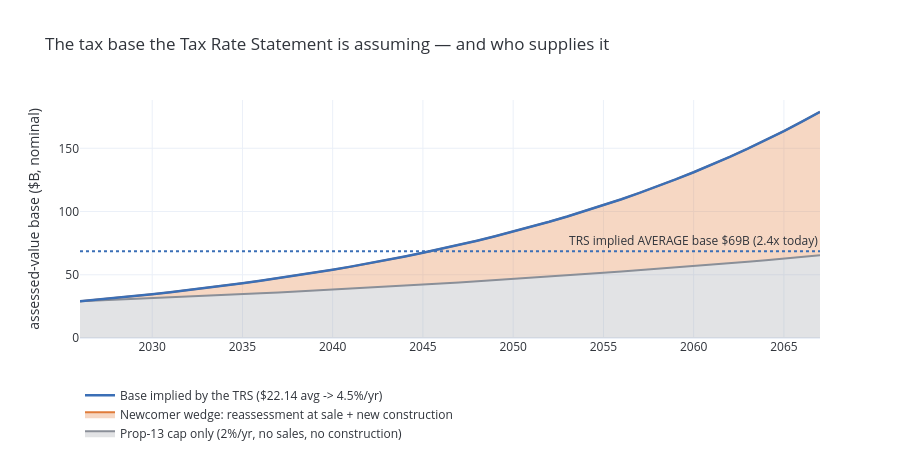

The notebook cell this image was saved under:
### Code cell
import plotly.graph_objects as go
from plotly.subplots import make_subplots
BLUE, ORANGE, GRAY, INK = "#3b6fb6", "#e07b39", "#8a8f98", "#30343b"
yrsX = list(range(OFFICIAL["base_year"], OFFICIAL["final_fy"]+2))
base_city   = [TOTAL_AV*(1+g_avg)**(y-OFFICIAL["base_year"])/1e9 for y in yrsX]
base_frozen = [TOTAL_AV*(1.02)**(y-OFFICIAL["base_year"])/1e9   for y in yrsX]

fig = go.Figure()
fig.add_trace(go.Scatter(x=yrsX, y=base_frozen, name="Prop-13 cap only (2%/yr, no sales, no construction)",
    line=dict(color=GRAY, width=2), stackgroup="b", fillcolor="rgba(138,143,152,.25)"))
fig.add_trace(go.Scatter(x=yrsX, y=[c-f for c,f in zip(base_city, base_frozen)],
    name="Newcomer wedge: reassessment at sale + new construction",
    line=dict(color=ORANGE, width=2), stackgroup="b", fillcolor="rgba(224,123,57,.30)"))
fig.add_trace(go.Scatter(x=yrsX, y=base_city, name=f"Base implied by the TRS ($22.14 avg -> {g_avg*100:.1f}%/yr)",
    line=dict(color=BLUE, width=2.5), hovertemplate="%{x}: $%{y:.1f}B"))
fig.add_hline(y=base_avg_impl/1e9, line_dash="dot", line_color=BLUE,
    annotation_text=f"TRS implied AVERAGE base ${base_avg_impl/1e9:.0f}B "
                    f"({base_avg_impl/TOTAL_AV:.1f}x today)", annotation_font_color=INK)
fig.update_layout(title="The tax base the Tax Rate Statement is assuming — and who supplies it",
    yaxis_title="assessed-value base ($B, nominal)", xaxis_title=None,
    template="plotly_white", legend=dict(orientation="h", y=-0.18), height=460, font=dict(color=INK))
fig.show()

### Figure 1 — Plotly figure (JSON) as saved in the notebook; plotly's stock layout.template omitted (floating-point values rounded to 4 significant figures)
{"data": [{"fillcolor": "rgba(138,143,152,.25)", "line": {"color": "#8a8f98", "width": 2}, "name": "Prop-13 cap only (2%/yr, no sales, no construction)", "stackgroup": "b", "type": "scatter", "x": [2026, 2027, 2028, 2029, 2030, 2031, 2032, 2033, 2034, 2035, 2036, 2037, 2038, 2039, 2040, 2041, 2042, 2043, 2044, 2045, 2046, 2047, 2048, 2049, 2050, 2051, 2052, 2053, 2054, 2055, 2056, 2057, 2058, 2059, 2060, 2061, 2062, 2063, 2064, 2065, 2066, 2067], "y": [29.01, 29.59, 30.18, 30.79, 31.4, 32.03, 32.67, 33.33, 33.99, 34.67, 35.37, 36.07, 36.79, 37.53, 38.28, 39.05, 39.83, 40.62, 41.44, 42.26, 43.11, 43.97, 44.85, 45.75, 46.66, 47.6, 48.55, 49.52, 50.51, 51.52, 52.55, 53.6, 54.67, 55.77, 56.88, 58.02, 59.18, 60.36, 61.57, 62.8, 64.06, 65.34]}, {"fillcolor": "rgba(224,123,57,.30)", "line": {"color": "#e07b39", "width": 2}, "name": "Newcomer wedge: reassessment at sale + new construction", "stackgroup": "b", "type": "scatter", "x": [2026, 2027, 2028, 2029, 2030, 2031, 2032, 2033, 2034, 2035, 2036, 2037, 2038, 2039, 2040, 2041, 2042, 2043, 2044, 2045, 2046, 2047, 2048, 2049, 2050, 2051, 2052, 2053, 2054, 2055, 2056, 2057, 2058, 2059, 2060, 2061, 2062, 2063, 2064, 2065, 2066, 2067], "y": [0.0, 0.7355, 1.519, 2.353, 3.241, 4.184, 5.185, 6.249, 7.377, 8.574, 9.842, 11.18, 12.61, 14.11, 15.7, 17.38, 19.16, 21.04, 23.03, 25.12, 27.33, 29.66, 32.12, 34.72, 37.45, 40.33, 43.37, 46.57, 49.94, 53.48, 57.21, 61.14, 65.27, 69.62, 74.19, 79.0, 84.05, 89.36, 94.95, 100.8, 107.0, 113.5]}, {"hovertemplate": "%{x}: $%{y:.1f}B", "line": {"color": "#3b6fb6", "width": 2.5}, "name": "Base implied by the TRS ($22.14 avg -> 4.5%/yr)", "type": "scatter", "x": [2026, 2027, 2028, 2029, 2030, 2031, 2032, 2033, 2034, 2035, 2036, 2037, 2038, 2039, 2040, 2041, 2042, 2043, 2044, 2045, 2046, 2047, 2048, 2049, 2050, 2051, 2052, 2053, 2054, 2055, 2056, 2057, 2058, 2059, 2060, 2061, 2062, 2063, 2064, 2065, 2066, 2067], "y": [29.01, 30.33, 31.7, 33.14, 34.64, 36.22, 37.86, 39.57, 41.37, 43.25, 45.21, 47.26, 49.4, 51.64, 53.98, 56.43, 58.99, 61.67, 64.46, 67.39, 70.44, 73.64, 76.98, 80.47, 84.12, 87.93, 91.92, 96.09, 100.4, 105.0, 109.8, 114.7, 119.9, 125.4, 131.1, 137.0, 143.2, 149.7, 156.5, 163.6, 171.0, 178.8]}], "layout": {"annotations": [{"font": {"color": "#30343b"}, "showarrow": false, "text": "TRS implied AVERAGE base $69B (2.4x today)", "x": 1, "xanchor": "right", "xref": "x domain", "y": 68.65, "yanchor": "bottom", "yref": "y"}], "font": {"color": "#30343b"}, "height": 460, "legend": {"orientation": "h", "y": -0.18}, "shapes": [{"line": {"color": "#3b6fb6", "dash": "dot"}, "type": "line", "x0": 0, "x1": 1, "xref": "x domain", "y0": 68.65, "y1": 68.65, "yref": "y"}], "title": {"text": "The tax base the Tax Rate Statement is assuming — and who supplies it"}, "xaxis": {"title": {}}, "yaxis": {"title": {"text": "assessed-value base ($B, nominal)"}}}}
